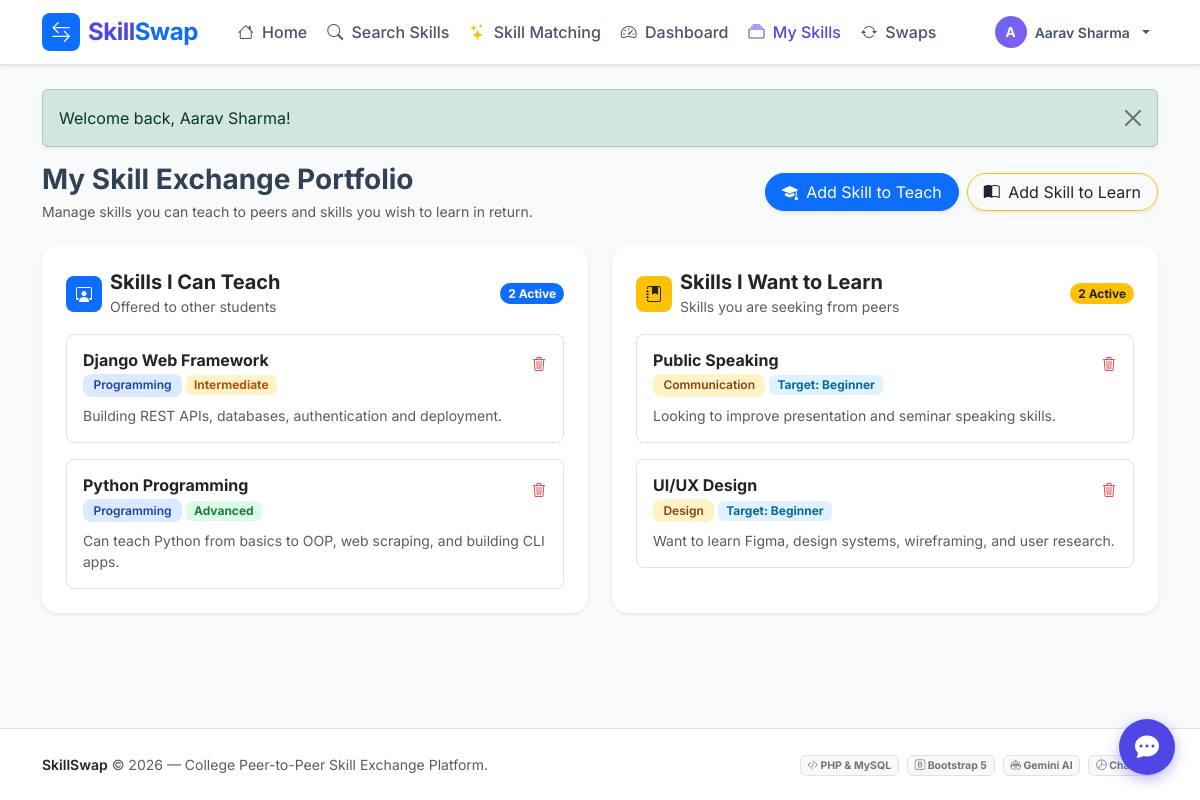
Screenshot of /student/my_skills.php (signed in) with the database file from the repository.
### tables this page shows
CREATE TABLE IF NOT EXISTS `skills` (
    `id` INT AUTO_INCREMENT PRIMARY KEY,
    `user_id` INT NOT NULL,
    `skill_name` VARCHAR(120) NOT NULL,
    `category` VARCHAR(60) NOT NULL,
    `proficiency_level` ENUM('Beginner', 'Intermediate', 'Advanced') DEFAULT 'Intermediate',
    `type` ENUM('teach', 'learn') NOT NULL,  
    `description` TEXT DEFAULT NULL,
    `created_at` DATETIME DEFAULT CURRENT_TIMESTAMP,
    FOREIGN KEY (`user_id`) REFERENCES `users`(`id`) ON DELETE CASCADE
);

### config/db.php (called while the page is built, shortened)
<?php
function sanitize($data) {
    return htmlspecialchars(trim($data ?? ''), ENT_QUOTES, 'UTF-8');
}

### student/my_skills.php (the view, shortened to what this page needs)
<?php
require_once __DIR__ . '/../config/db.php';
$db = get_db_connection();
$userId = current_user_id();
$teachSkillsStmt = $db->prepare("SELECT * FROM skills WHERE user_id = ? AND type = 'teach' ORDER BY id DESC");
$teachSkillsStmt->execute([$userId]);
$teachSkills = $teachSkillsStmt->fetchAll();
$learnSkillsStmt = $db->prepare("SELECT * FROM skills WHERE user_id = ? AND type = 'learn' ORDER BY id DESC");
$learnSkillsStmt->execute([$userId]);
$learnSkills = $learnSkillsStmt->fetchAll();
require_once __DIR__ . '/../includes/header.php';
?>
<div class="d-flex flex-column flex-md-row justify-content-between align-items-start align-items-md-center mb-4 gap-3">
    <div>
        <h3 class="fw-bold mb-1">My Skill Exchange Portfolio</h3>
        <p class="text-muted small mb-0">Manage skills you can teach to peers and skills you wish to learn in return.</p>
    </div>
    <div class="d-flex gap-2">
        <button class="btn btn-primary rounded-pill px-3 shadow-sm" data-bs-toggle="modal" data-bs-target="#addSkillModal" onclick="setSkillType('teach')">
            <i class="bi bi-mortarboard-fill me-1"></i> Add Skill to Teach
        </button>
        <button class="btn btn-outline-warning text-dark rounded-pill px-3 shadow-sm" data-bs-toggle="modal" data-bs-target="#addSkillModal" onclick="setSkillType('learn')">
            <i class="bi bi-book-half me-1"></i> Add Skill to Learn
        </button>
    </div>
</div>
<div class="row g-4">
    <div class="col-lg-6">
        <div class="card border-0 shadow-sm rounded-4 h-100 p-4">
            <div class="d-flex justify-content-between align-items-center mb-3">
                <div class="d-flex align-items-center gap-2">
                    <div class="bg-primary text-white rounded-3 p-2 d-flex align-items-center justify-content-center" style="width: 36px; height: 36px;">
                        <i class="bi bi-person-workspace fs-6"></i>
                    </div>
                    <div>
                        <h5 class="fw-bold mb-0">Skills I Can Teach</h5>
                        <small class="text-muted">Offered to other students</small>
                    </div>
                </div>
                <span class="badge bg-primary rounded-pill"><?= count($teachSkills); ?> Active</span>
            </div>
            <?php if (empty($teachSkills)): ?>
                <div class="text-center py-5 bg-light rounded-3">
                    <i class="bi bi-lightbulb text-muted fs-1 mb-2 d-block"></i>
                    <h6 class="fw-semibold text-dark">No Teaching Skills Added Yet</h6>
                    <p class="text-muted small mb-3">What are you good at? Python, Figma, Math, or Public Speaking?</p>
                    <button class="btn btn-sm btn-primary rounded-pill px-3" data-bs-toggle="modal" data-bs-target="#addSkillModal" onclick="setSkillType('teach')">
                        <i class="bi bi-plus me-1"></i> Add Teaching Skill
                    </button>
                </div>
            <?php else: ?>
                <div class="d-flex flex-column gap-3">
                    <?php foreach ($teachSkills as $s): ?>
                        <div class="p-3 border rounded-3 bg-white hover-shadow position-relative">
                            <div class="d-flex justify-content-between align-items-start mb-2">
                                <div>
                                    <h6 class="fw-bold text-dark mb-1"><?= sanitize($s['skill_name']); ?></h6>
                                    <div class="d-flex flex-wrap gap-1 align-items-center">
                                        <span class="badge badge-teach small"><?= sanitize($s['category']); ?></span>
                                        <span class="badge badge-level badge-<?= sanitize($s['proficiency_level']); ?>">
                                            <?= sanitize($s['proficiency_level']); ?>
                                        </span>
                                    </div>
                                </div>
                                <form method="POST" action="" onsubmit="return confirm('Remove this skill?');">
                                    <button type="submit" class="btn btn-sm text-danger p-0" title="Delete Skill">
                                        <i class="bi bi-trash3"></i>
                                    </button>
                                </form>
                            </div>
                            <?php if ($s['description']): ?>
                                <p class="text-muted small mb-0"><?= sanitize($s['description']); ?></p>
                            <?php endif; ?>
                        </div>
                    <?php endforeach; ?>
                </div>
            <?php endif; ?>
        </div>
    </div>
    <div class="col-lg-6">
        <div class="card border-0 shadow-sm rounded-4 h-100 p-4">
            <div class="d-flex justify-content-between align-items-center mb-3">
                <div class="d-flex align-items-center gap-2">
                    <div class="bg-warning text-dark rounded-3 p-2 d-flex align-items-center justify-content-center" style="width: 36px; height: 36px;">
                        <i class="bi bi-journal-bookmark-fill fs-6"></i>
                    </div>
                    <div>
                        <h5 class="fw-bold mb-0">Skills I Want to Learn</h5>
                        <small class="text-muted">Skills you are seeking from peers</small>
                    </div>
                </div>
                <span class="badge bg-warning text-dark rounded-pill"><?= count($learnSkills); ?> Active</span>
            </div>
            <?php if (empty($learnSkills)): ?>
                <div class="text-center py-5 bg-light rounded-3">
                    <i class="bi bi-compass text-muted fs-1 mb-2 d-block"></i>
                    <h6 class="fw-semibold text-dark">No Learning Goals Added Yet</h6>
                    <p class="text-muted small mb-3">Add skills you wish to learn to get smart matched with mentors!</p>
                    <button class="btn btn-sm btn-outline-warning text-dark rounded-pill px-3" data-bs-toggle="modal" data-bs-target="#addSkillModal" onclick="setSkillType('learn')">
                        <i class="bi bi-plus me-1"></i> Add Desired Skill
                    </button>
                </div>
            <?php else: ?>
                <div class="d-flex flex-column gap-3">
                    <?php foreach ($learnSkills as $s): ?>
                        <div class="p-3 border rounded-3 bg-white hover-shadow position-relative">
                            <div class="d-flex justify-content-between align-items-start mb-2">
                                <div>
                                    <h6 class="fw-bold text-dark mb-1"><?= sanitize($s['skill_name']); ?></h6>
                                    <div class="d-flex flex-wrap gap-1 align-items-center">
                                        <span class="badge badge-learn small"><?= sanitize($s['category']); ?></span>
                                        <span class="badge badge-level badge-<?= sanitize($s['proficiency_level']); ?>">
                                            Target: <?= sanitize($s['proficiency_level']); ?>
                                        </span>
                                    </div>
                                </div>
                                <form method="POST" action="" onsubmit="return confirm('Remove this learning goal?');">
                                    <button type="submit" class="btn btn-sm text-danger p-0" title="Delete Skill">
                                        <i class="bi bi-trash3"></i>
                                    </button>
                                </form>
                            </div>
                            <?php if ($s['description']): ?>
                                <p class="text-muted small mb-0"><?= sanitize($s['description']); ?></p>
                            <?php endif; ?>
                        </div>
                    <?php endforeach; ?>
                </div>
            <?php endif; ?>
        </div>
    </div>
</div>
<?php require_once __DIR__ . '/../includes/footer.php'; ?>

### assets/css/style.css (style rules this page uses)
:root { --primary: #4f46e5; --primary-hover: #4338ca; --primary-light: #eef2ff; --secondary: #0ea5e9; --success: #10b981; --warning: #f59e0b; --danger: #ef4444; --dark: #0f172a; --gray-bg: #f8fafc; --card-shadow: 0 10px 25px -5px rgba(0, 0, 0, 0.05), 0 8px 10px -6px rgba(0, 0, 0, 0.03); --hover-shadow: 0 20px 25px -5px rgba(0, 0, 0, 0.1), 0 8px 10px -6px rgba(0, 0, 0, 0.04); }
body { font-family: 'Inter', -apple-system, BlinkMacSystemFont, "Segoe UI", Roboto, Helvetica, Arial, sans-serif; background-color: var(--gray-bg); color: #334155; min-height: 100vh; display: flex; flex-direction: column; }
.badge-teach { background-color: #dbeafe; color: #1e40af; font-weight: 600; padding: 0.35rem 0.65rem; border-radius: 0.5rem; }
.badge-learn { background-color: #fef3c7; color: #92400e; font-weight: 600; padding: 0.35rem 0.65rem; border-radius: 0.5rem; }
.badge-level { font-size: 0.75rem; padding: 0.25rem 0.5rem; border-radius: 0.375rem; }
.badge-Beginner { background: #e0f2fe; color: #0369a1; }
.badge-Intermediate { background: #fef3c7; color: #b45309; }
.badge-Advanced { background: #dcfce7; color: #15803d; }

### rows the page displays
skills: skill_name "Django Web Framework", category "Programming", proficiency_level "Intermediate", description "Building REST APIs, databases, authentication and deployment."
skills: skill_name "Python Programming", category "Programming", proficiency_level "Advanced", description "Can teach Python from basics to OOP, web scraping, and building CLI apps."
skills: skill_name "Public Speaking", category "Communication", proficiency_level "Beginner", description "Looking to improve presentation and seminar speaking skills."
skills: skill_name "UI/UX Design", category "Design", proficiency_level "Beginner", description "Want to learn Figma, design systems, wireframing, and user research."

### other values shown
substr($_SESSION['user_name'] ?? 'U', 0, 1) "A"
$_SESSION['user_name'] "Aarav Sharma"
$flash['message'] "Welcome back, Aarav Sharma!"
count($teachSkills) "2"
count($learnSkills) "2"
